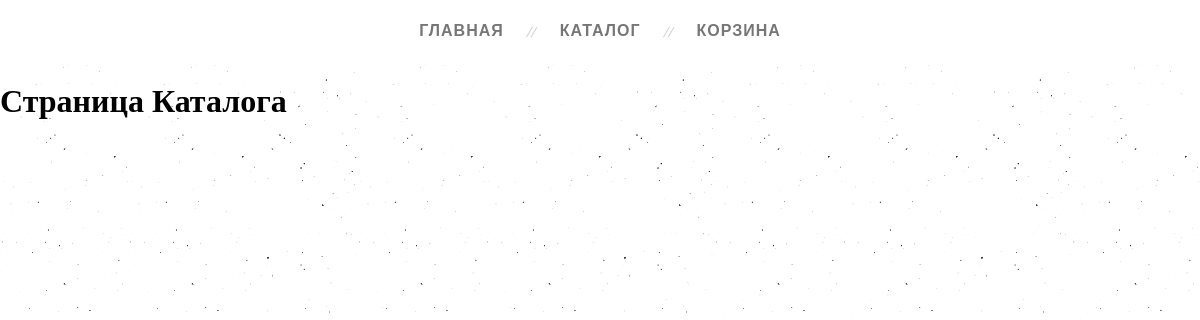
Before: /catalog/category/3/ with the older database file.
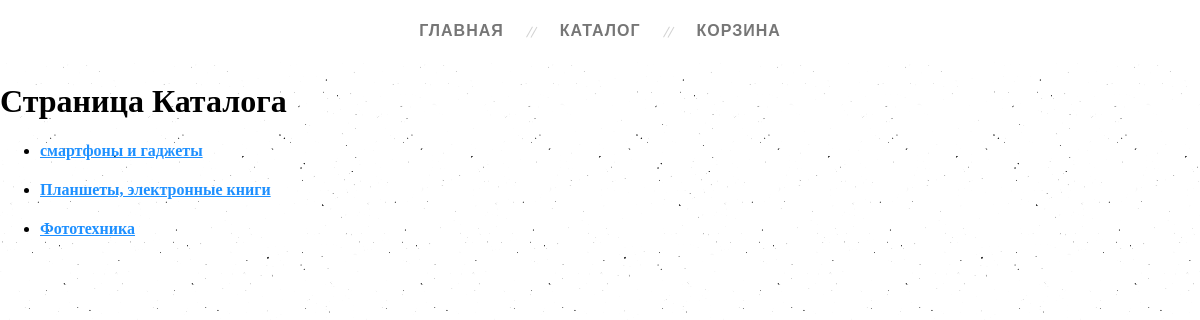
After: the same page with the newer database file.
### myapp/models.py (models this page shows)
class Products(models.Model):
    category = models.ForeignKey(ProductCategory,
                                 on_delete=models.CASCADE)
    name = models.CharField(max_length=200)
    desc = models.TextField(blank=True)
    is_active = models.BooleanField(default=True)
    def __str__(self):
        return self.name

### myapp/views.py (the view)
# urls.py: path('catalog/category/<int:pk>/', myapp.catalog_page, name='catalog_page'),
def catalog_page(request, pk):
    items = Products.objects.filter(category_id=pk)
    context = {
        'items': items,
        'page_title': 'страница каталога'
    }
    return render(request, 'myapp/catalog_page.html', context)

### myapp/templates/myapp/catalog_page.html
{% extends 'myapp/base.html' %}
{% block content %}
    <h1>Страница Каталога</h1>
    <div class="catalog-menu">
        <ul>
            {% for item in items %}
                <li>
                    <h4><a href="#">{{ item }}</a></h4>
                </li>
            {% endfor %}
        </ul>
    </div>
{% endblock %}

Changed rows visible on the page:
added Products: name "смартфоны и гаджеты"
added Products: name "Планшеты, электронные книги"
added Products: name "Фототехника"
